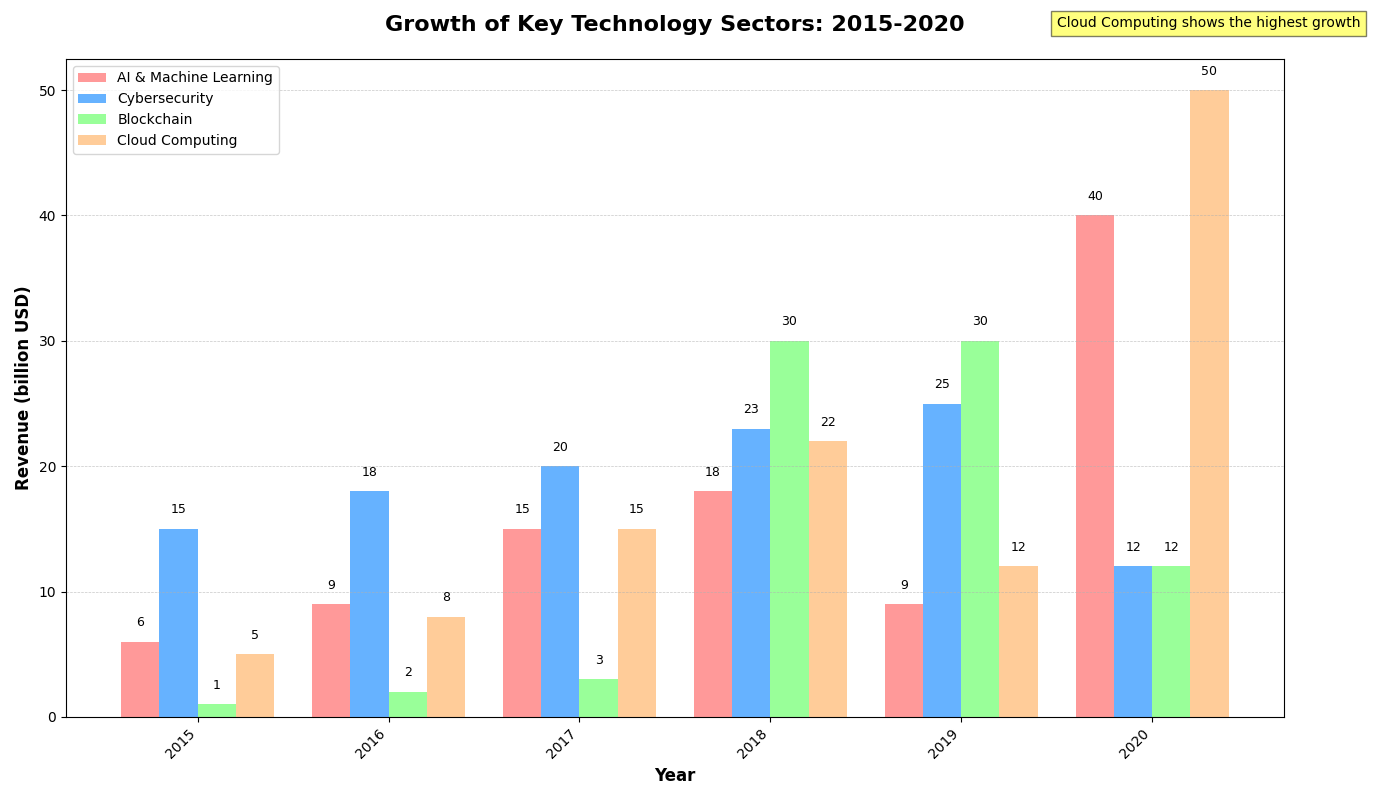

Recreate this plot in Python.
import matplotlib.pyplot as plt
import numpy as np

years = np.arange(2015, 2021)
sector_names = ['AI & Machine Learning', 'Cybersecurity', 'Blockchain', 'Cloud Computing']

# Alter revenue data by swapping some values while keeping the structure intact
ai_revenue = [6, 9, 15, 18, 9, 40]
cybersecurity_revenue = [15, 18, 20, 23, 25, 12]
blockchain_revenue = [1, 2, 3, 30, 30, 12]
cloud_revenue = [5, 8, 15, 22, 12, 50]

# Set up the bar widths and the x locations for the groups
bar_width = 0.2
x_pos = np.arange(len(years))

# Create the figure and axis objects
fig, ax = plt.subplots(figsize=(14, 8))

# Plotting the bars for each sector
bars1 = ax.bar(x_pos - 1.5*bar_width, ai_revenue, bar_width, label=sector_names[0], color='#FF9999')
bars2 = ax.bar(x_pos - 0.5*bar_width, cybersecurity_revenue, bar_width, label=sector_names[1], color='#66B2FF')
bars3 = ax.bar(x_pos + 0.5*bar_width, blockchain_revenue, bar_width, label=sector_names[2], color='#99FF99')
bars4 = ax.bar(x_pos + 1.5*bar_width, cloud_revenue, bar_width, label=sector_names[3], color='#FFCC99')

# Adding text annotations for sector contribution highlights
for bar, y in zip(bars1, ai_revenue):
    ax.text(bar.get_x() + bar.get_width()/2, y + 1, f'{y}', ha='center', va='bottom', fontsize=9)
for bar, y in zip(bars2, cybersecurity_revenue):
    ax.text(bar.get_x() + bar.get_width()/2, y + 1, f'{y}', ha='center', va='bottom', fontsize=9)
for bar, y in zip(bars3, blockchain_revenue):
    ax.text(bar.get_x() + bar.get_width()/2, y + 1, f'{y}', ha='center', va='bottom', fontsize=9)
for bar, y in zip(bars4, cloud_revenue):
    ax.text(bar.get_x() + bar.get_width()/2, y + 1, f'{y}', ha='center', va='bottom', fontsize=9)

# Customization of the plot
ax.set_xlabel('Year', fontsize=12, fontweight='bold')
ax.set_ylabel('Revenue (billion USD)', fontsize=12, fontweight='bold')
ax.set_title('Growth of Key Technology Sectors: 2015-2020', fontsize=16, fontweight='bold', pad=20)
ax.set_xticks(x_pos)
ax.set_xticklabels(years, rotation=45, ha='right')
ax.legend(loc='upper left', fontsize=10)

# Adding a grid for better readability and an annotation for key insights
ax.yaxis.grid(True, linestyle='--', linewidth=0.5, alpha=0.7)
ax.text(4.5, 55, 'Cloud Computing shows the highest growth', fontsize=10, bbox=dict(facecolor='yellow', alpha=0.5))

# Optimizing layout
plt.tight_layout()

# Display the plot
plt.show()
